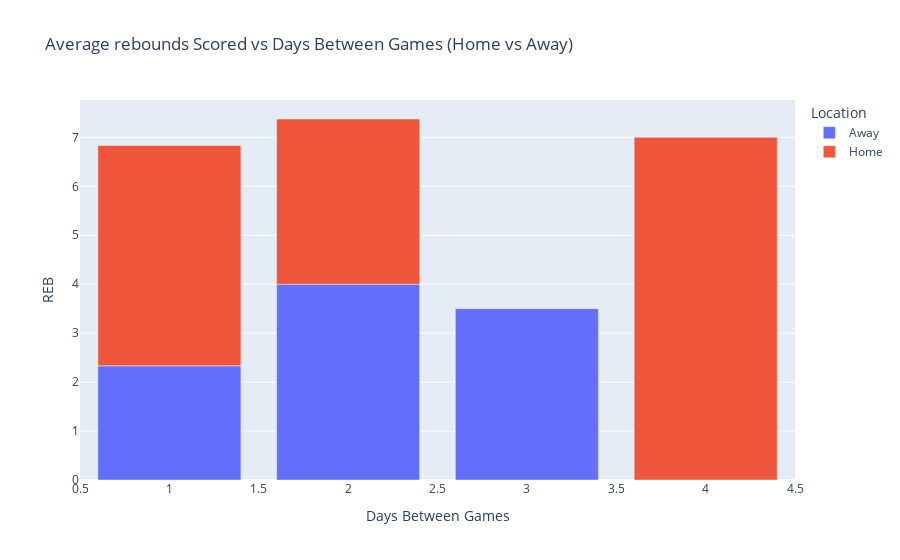

Notebook source saved alongside this figure:
### Code cell
avg_rebounds_per_diff = player_df.groupby(['days_diff','Location'])['REB'].mean().reset_index()

# Create a scatter plot with Plotly
# fig = px.scatter(avg_rebounds_per_diff, x='days_diff', y='PTS', color='Location',
#                  title='Average rebounds Scored vs Days Between Games (Home vs Away)',
#                  labels={'days_diff': 'Days Between Games', 'rebounds_scored': 'Average rebounds Scored'},
#                  symbol='Location',  # Different symbols for Home and Away
#                  trendline='ols'  # Optional: Adds a trendline
# )
fig = px.bar(avg_rebounds_per_diff, x='days_diff', y='REB', color='Location',
                 title='Average rebounds Scored vs Days Between Games (Home vs Away)',
                 labels={'days_diff': 'Days Between Games', 'rebounds_scored': 'Average rebounds Scored'},
)

# Show the plot
fig.show()

### Figure 1 — Plotly figure (JSON) as saved in the notebook; plotly's stock layout.template omitted (floating-point values rounded to 4 significant figures)
{"data": [{"alignmentgroup": "True", "hovertemplate": "Location=Away<br>Days Between Games=%{x}<br>REB=%{y}<extra></extra>", "legendgroup": "Away", "marker": {"color": "#636efa", "pattern": {"shape": ""}}, "name": "Away", "offsetgroup": "Away", "orientation": "v", "showlegend": true, "textposition": "auto", "type": "bar", "x": [1, 2, 3], "xaxis": "x", "y": [2.333, 4, 3.5], "yaxis": "y"}, {"alignmentgroup": "True", "hovertemplate": "Location=Home<br>Days Between Games=%{x}<br>REB=%{y}<extra></extra>", "legendgroup": "Home", "marker": {"color": "#EF553B", "pattern": {"shape": ""}}, "name": "Home", "offsetgroup": "Home", "orientation": "v", "showlegend": true, "textposition": "auto", "type": "bar", "x": [1, 2, 4], "xaxis": "x", "y": [4.5, 3.375, 7], "yaxis": "y"}], "layout": {"barmode": "relative", "legend": {"title": {"text": "Location"}, "tracegroupgap": 0}, "title": {"text": "Average rebounds Scored vs Days Between Games (Home vs Away)"}, "xaxis": {"anchor": "y", "domain": [0, 1], "title": {"text": "Days Between Games"}}, "yaxis": {"anchor": "x", "domain": [0, 1], "title": {"text": "REB"}}}}
